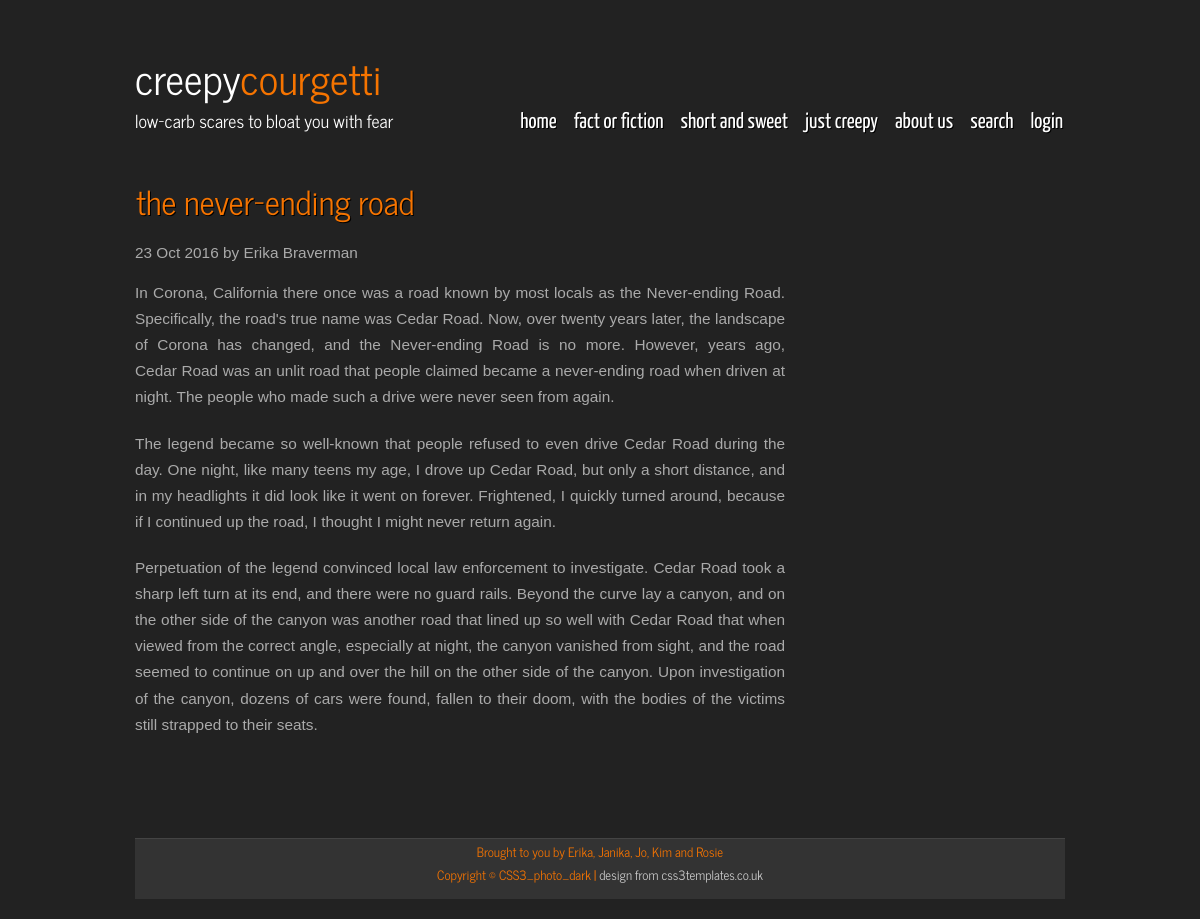
/article.php?id=29, run on the app's committed database.
### tables this page shows
CREATE TABLE `articles` (
  `id` int(10) UNSIGNED NOT NULL,
  `title` varchar(255) DEFAULT NULL,
  `body` text,
  `author` int(10) UNSIGNED DEFAULT NULL,
  `category` int(11) DEFAULT NULL,
  `date` int(11) DEFAULT NULL
);

CREATE TABLE `users` (
  `id` int(11) UNSIGNED NOT NULL,
  `username` varchar(255) DEFAULT NULL,
  `password` varchar(255) DEFAULT NULL,
  `fullname` varchar(255) DEFAULT NULL,
  `role` int(11) DEFAULT NULL,
  `email` varchar(255) DEFAULT NULL
);

### article.php (called while the page is built)
<?php
include 'common.php';
$sql = 'SELECT * FROM articles, users
            WHERE users.id = articles.author
            AND articles.id = :id
            ORDER BY date DESC';
$stmt = $gPDO->prepare($sql);
$stmt->execute($_GET + ['id' => DEFAULT_ARTICLE_ID]);
display_page('article', [
  'article' => $stmt->fetch(),
]);

### templates/article.phtml (the view, shortened to what this page needs)
<div class="content-post">
  <h1 class="post-title"><?= $vars['article']['title']; ?></h1>
  <div class="post-date">
    <time><?= date('d M Y', $vars['article']['date']); ?></time> by <?= $vars['article']['fullname']; ?><br/>
  </div>
  <div class="post-text">
      <?= $vars['article']['body']; ?>
    </div>
</div>

### common.php (shortened to what this page needs)
<?php
function display_page($page, array $vars = [])
{
    foreach (['_header', $page, '_footer'] as $template) {
        include TEMPLATE_DIR.DIRECTORY_SEPARATOR.$template.TEMPLATE_EXT;
    }
}

### css/style.css (style rules this page uses)
html { height: 100%; }
* { margin: 0; padding: 0; }
body { font: normal .80em arial, sans-serif; background: #222; color: #AAA; }
p { padding: 0 0 20px 0; line-height: 1.7em; }
h1, h2, h3, h4, h5, h6 { font: normal 180% 'News Cycle', sans-serif; color: #362C20; letter-spacing: 0em; padding: 0 0 5px 0; }
h1, h2, h3 { font: normal 180% 'News Cycle', sans-serif; margin: 0 0 15px 0; padding: 0px 0 5px 0; color: #FFF; }
.sidebar h3, .content h1 { padding: 0 15px 20px 0; font: 215% 'News Cycle', arial, sans-serif; text-shadow: #000 1px 1px; margin: 0 1px; color: #F67400; text-transform: lowercase;; }

### data on the page
articles: title "the never-ending road", date "23 Oct 2016", users.fullname "Erika Braverman", body "In Corona, California there once was a road known by most locals as the Never-ending Road. Specifically, the road's true name was Cedar Road. Now, over twenty years later, the landscape of Corona has changed, and the Never-ending Road is no more. However, years ago, Cedar Road was an unlit road that people claimed became a never-ending road when driven at night. The people who made such a drive were never seen from again. The legend became so well-known that people refused to even drive Cedar Road during the day. One night, like many teens my age, I drove up Cedar Road, but only a short distance, and in my headlights it did look like it went on forever. Frightened, I quickly turned around,…"

### other printed values
$category "fact or fiction"
$category "short and sweet"
$category "just creepy"
